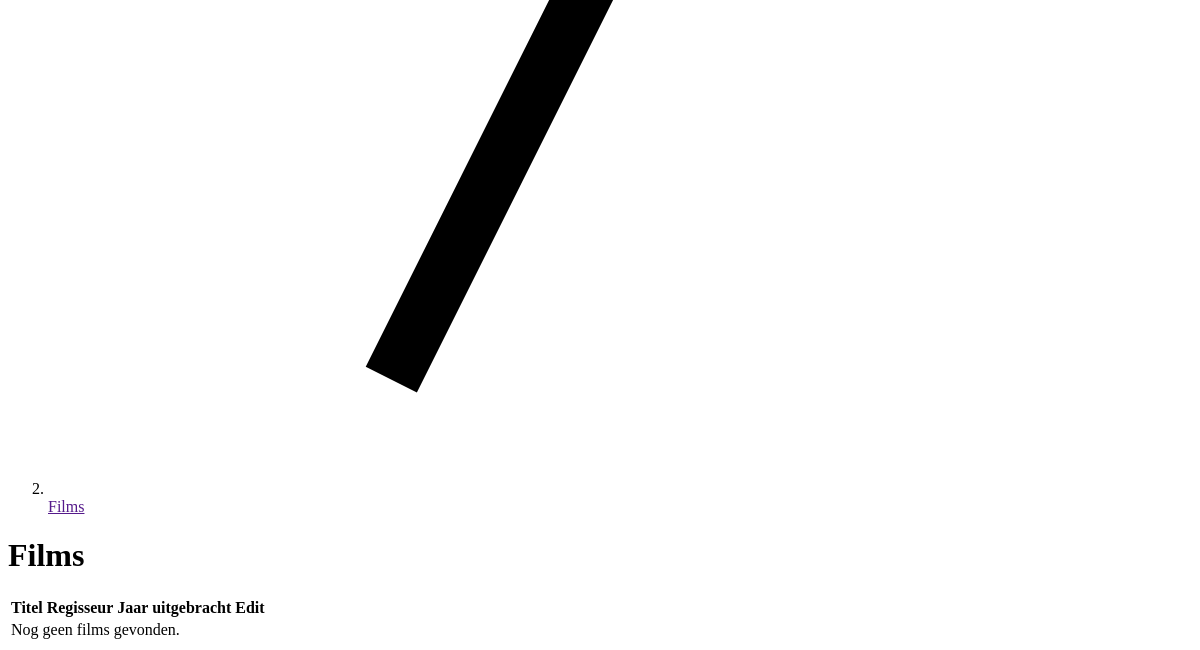
The app's page /films (lower part), older data.
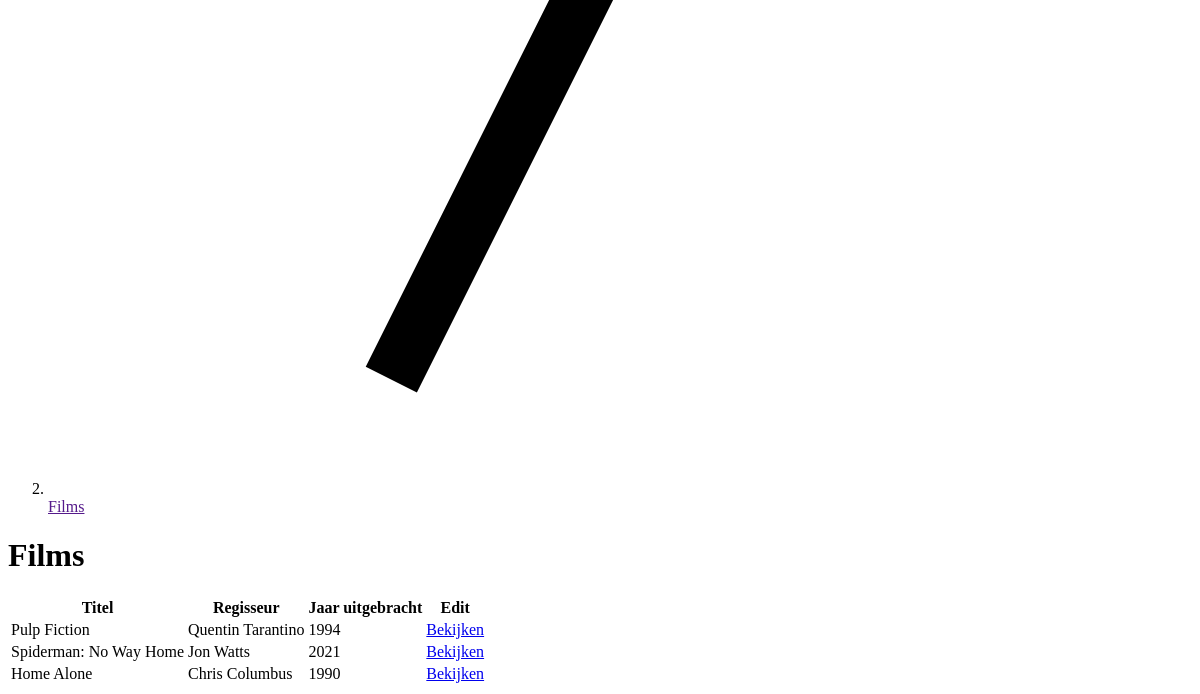
The same page, newer data.
### src/models.py (models this page shows, shortened)
class Film(db.Model):
    __tablename__ = 'films'
    id = db.Column(db.Integer, primary_key=True)
    title = db.Column(db.String(64), nullable=False)
    year = db.Column(db.Integer, nullable=False)
    director_id = db.Column(db.Integer, db.ForeignKey('directors.id'), nullable=False)
    director = db.relationship(
        'Director', backref='film'
    )
    roles = db.relationship(
        'Role', backref='role'
    )
    comments = db.relationship(
        'Comment', backref='film', cascade='all, delete-orphan'
    )

class Director(db.Model):
    __tablename__ = 'directors'
    id = db.Column(db.Integer, primary_key=True)
    first_name = db.Column(db.String(64), nullable=False)
    last_name = db.Column(db.String(64), nullable=False)
    def full_name(self):
        return self.first_name + ' ' + self.last_name

### src/routes/web.py (the view)
@app.route('/films')
def index_films():
    return render_template('films/index.html', films=FilmApi.index())

### src/api/FilmApi.py (called while the page is built)
    @staticmethod
    def index():
        return Film.query.all()

### src/templates/films/index.html (shortened to what the changed rows need)
{% extends 'layouts/dashboard.html' %}
{% import 'macros/app.html' as macro %}
{% block heading %}
    {{ macro.breadcrumbs([{'title': 'Films'}]) }}
{% endblock %}
{% block content %}
    <div class="space-y-4 md:space-y-6">
        <div class="sm:flex justify-between">
            <h1 class="text-3xl font-bold leading-tight text-gray-900">
                Films
            </h1>
        </div>
        <div class="bg-white rounded-md shadow-sm overflow-hidden">
            <div class="flex flex-col">
                <div class="-my-2 -mx-4 overflow-x-auto sm:-mx-6 lg:-mx-8">
                    <div class="inline-block min-w-full py-2 align-middle md:px-6 lg:px-8">
                        <div class="overflow-hidden shadow ring-1 ring-black ring-opacity-5 md:rounded-lg">
                            <table class="min-w-full divide-y divide-gray-300">
                                <thead class="bg-teal-600">
                                <tr>
                                    <th scope="col"
                                        class="py-3 pl-4 pr-3 text-left text-xs font-medium uppercase tracking-wide text-white sm:pl-6">
                                        Titel
                                    </th>
                                    <th scope="col"
                                        class="px-3 py-3 text-left text-xs font-medium uppercase tracking-wide text-white">
                                        Regisseur
                                    </th>
                                    <th scope="col"
                                        class="px-3 py-3 text-left text-xs font-medium uppercase tracking-wide text-white">
                                        Jaar uitgebracht
                                    </th>
                                    <th scope="col" class="relative py-3 pl-3 pr-4 sm:pr-6">
                                        <span class="sr-only">Edit</span>
                                    </th>
                                </tr>
                                </thead>
                                <tbody class="divide-y divide-gray-200 bg-white">
                                    {% for film in films %}
                                        <tr>
                                            <td class="whitespace-nowrap py-4 pl-4 pr-3 text-sm font-medium text-gray-900 sm:pl-6">
                                                {{ film.title }}
                                            </td>
                                            <td class="whitespace-nowrap px-3 py-4 text-sm text-gray-500">
                                                {{ film.director.full_name() }}
                                            </td>
                                            <td class="whitespace-nowrap px-3 py-4 text-sm text-gray-500">
                                                {{ film.year }}
                                            </td>
                                            <td class="relative whitespace-nowrap py-4 pl-3 pr-4 text-right text-sm font-medium sm:pr-6">
                                                <a href="{{ url_for('show_film', film_id=film.id) }}"
                                                   class="text-teal-600 hover:text-teal-900">
                                                    Bekijken
                                                </a>
                                            </td>
                                        </tr>
                                    {% endfor %}
                                    {% if not films|length %}
                                        <tr>
                                            <td class="whitespace-nowrap py-4 pl-4 pr-3 text-sm font-medium text-gray-900 sm:pl-6 italic" colspan="99">
                                                Nog geen films gevonden.
                                            </td>
                                        </tr>
                                    {% endif %}
                                </tbody>
                            </table>
                        </div>
                    </div>
                </div>
            </div>
        </div>
    </div>
{% endblock %}

Row changes from the older to the newer data that the page shows:
added Film: title "Pulp Fiction", director.full_name "Quentin Tarantino", year "1994"
added Film: title "Spiderman: No Way Home", director.full_name "Jon Watts", year "2021"
added Film: title "Home Alone", director.full_name "Chris Columbus", year "1990"
Text that changed along with them:
text no longer shown: "Nog geen films gevonden."
